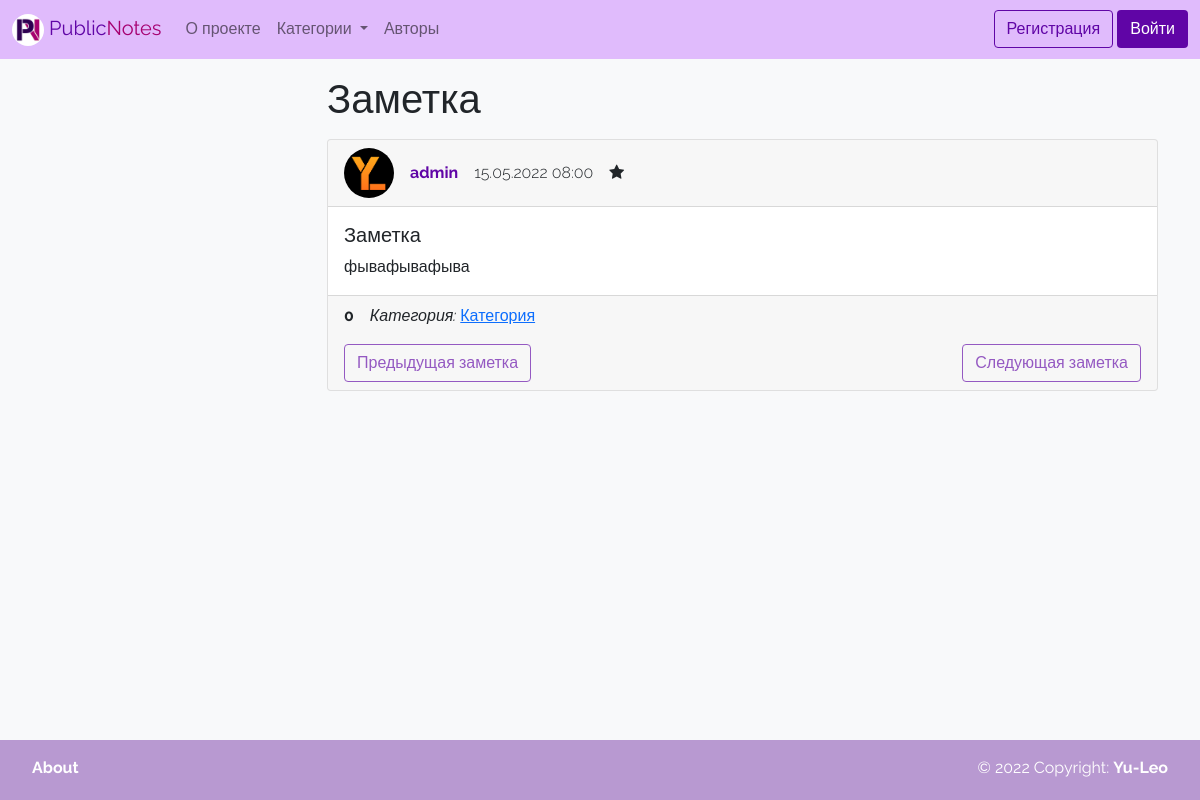
Page /note/13/ on the earlier database version.
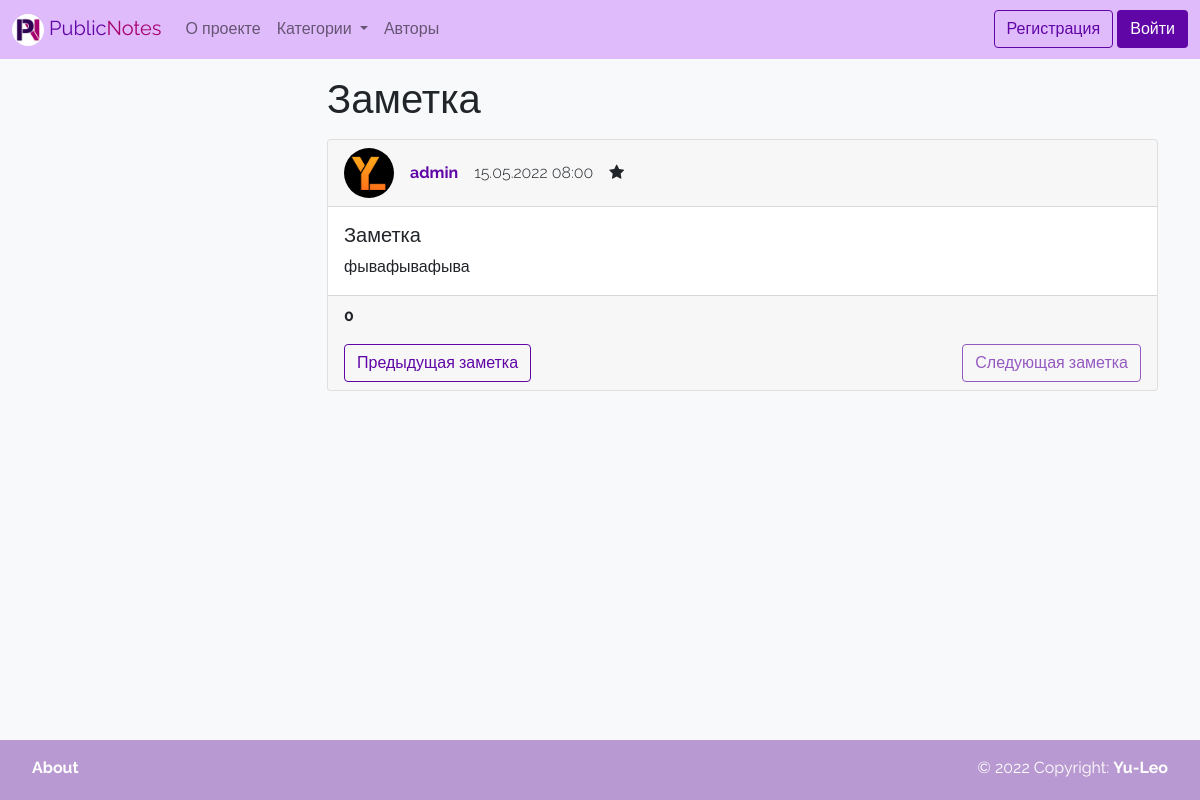
Same page on the later database version.
### wall/models.py (models this page shows, shortened)
class Note(models.Model):
    title = models.CharField(max_length=150, verbose_name='Название')
    content = models.TextField(verbose_name='Текст', blank=True)
    created_at = models.DateTimeField(auto_now_add=True, verbose_name='Дата создания')
    rating = models.IntegerField(verbose_name='Рейтинг', default=0)
    stared = models.BooleanField(verbose_name='Важная', default=False)
    author = models.ForeignKey(
        settings.AUTH_USER_MODEL,
        on_delete=models.CASCADE,
        verbose_name='Автор',
        null=True,
        blank=True,
    )
    category = models.ForeignKey('Category', on_delete=models.SET_NULL, verbose_name='Категория', null=True, blank=True)
    def get_absolute_url(self):
        return reverse('note', kwargs={"pk": self.pk})
    class Meta:
        verbose_name = 'Заметка'
        verbose_name_plural = 'Заметки'
        ordering = ['-created_at', 'title']

class Category(models.Model):
    title = models.CharField(max_length=150, verbose_name='Название', unique=True)
    def get_absolute_url(self):
        return reverse('category', kwargs={"pk": self.pk})
    class Meta:
        verbose_name = 'Категория'
        verbose_name_plural = 'Категории'
        ordering = ['title']

class User(AbstractUser):
    photo = models.ImageField(upload_to='photos/%Y/%m/%d/', verbose_name='Аватарка', blank=True)
    rating = models.IntegerField(verbose_name='Рейтинг', default=0)
    bio = models.TextField(verbose_name='О себе', blank=True)
    show_email = models.BooleanField(verbose_name='Публичный e-mail', default=False)
    def get_absolute_url(self):
        return reverse('author', kwargs={"pk": self.pk})

### wall/views.py (the view)
# urls.py: path('note/<int:pk>/', ViewNote.as_view(), name='note'),
class ViewNote(DetailView):
    model = Note
    template_name = 'wall/note.html'
    context_object_name = 'note'

### wall/templatetags/wall_tags.py (called while the page is built)
@register.simple_tag
def get_categories():
    return Category.objects.annotate(cnt=Count('note')).order_by('-cnt', 'title')

@register.simple_tag
def get_notes_count_for_category(category):
    return Note.objects.filter(category=category).count()

@register.simple_tag
def get_prev_note_in_category(note):
    try:
        return note.get_previous_by_created_at(category=note.category)
    except ObjectDoesNotExist:
        return None

@register.simple_tag
def get_next_note_in_category(note):
    try:
        return note.get_next_by_created_at(category=note.category)
    except ObjectDoesNotExist:
        return None

### wall/templates/wall/note.html (shortened to what this page needs)
{% extends 'base.html' %}
{% load wall_tags %}
{% block content_title %} <h1 class="mb-3">{{ note.title }}</h1>{% endblock %}
{% block content %}
<div class="card mb-3">
    <div class="card-header">
        <div class="hstack gap-3">
            <div class="">
                <img src="{% if note.author.photo %}
                {{ note.author.photo.url }}
                {% else %}
                {% load static %}
                {% endif %}" alt="..." width="50" height="50"
                     style="border-radius: 25px;">
            </div>
            <div class="fw-bold">
                {% if note.author %}
                <a href="{{ note.author.get_absolute_url }}" class="text-decoration-none text-purple">
                    {{ note.author.username }}</a>
                {% else %}
                Аноним
                {% endif %}
            </div>
            <div class="fw-light">{{ note.created_at|date:"d.m.Y H:i" }}</div>
            <div class="">
                {% if note.stared %}
                <i class="fa fa-star"></i>
                {% endif %}
            </div>
        </div>
    </div>
    <div class="card-body">
        <h5 class="card-title">{{ note.title }}</h5>
        <p class="card-text">{{ note.content }}</p>
    </div>
    <div class="card-footer"
         style="{% if note.category.color %}background-color: #{{note.category.color}}{% endif %}">
        <div class="hstack gap-3 mb-3">
            {% if note.rating > 0 %}
            <div class="text-success fw-bold">+{{note.rating}}</div>
            {% elif note.rating < 0 %}
            <div class="text-danger fw-bold">{{note.rating}}</div>
            {% else %}
            <div class="fw-bold">{{note.rating}}</div>
            {% endif %}
            {% if note.category %}
            <div class=""><span class="fst-italic">Категория: </span><a href="{{ note.category.get_absolute_url }}">
                {{ note.category.title }}</a></div>
            {% endif %}
        </div>
        <div class="btn-toolbar justify-content-between" role="toolbar" aria-label="Toolbar with button groups">
            {% get_prev_note_in_category note as prev_note %}
            {% if prev_note%}
            <a href="{{ prev_note.get_absolute_url }}" class="btn btn-outline-purple">Предыдущая заметка</a>
            {% else%}
            <a href="#" class="btn btn-outline-purple disabled">Предыдущая заметка</a>
            {% endif %}
            {% get_next_note_in_category note as next_note %}
            {% if next_note%}
            <a href="{{ next_note.get_absolute_url }}" class="btn btn-outline-purple">Следующая заметка</a>
            {% else%}
            <a href="#" class="btn btn-outline-purple disabled">Следующая заметка</a>
            {% endif %}
        </div>
    </div>
</div>
{% endblock %}

Differences in the rows shown:
changed Note "Заметка": category_id 1 → empty (drawn); category "Категория" → (not shown)
Other differences:
text no longer shown: "Категория:"
